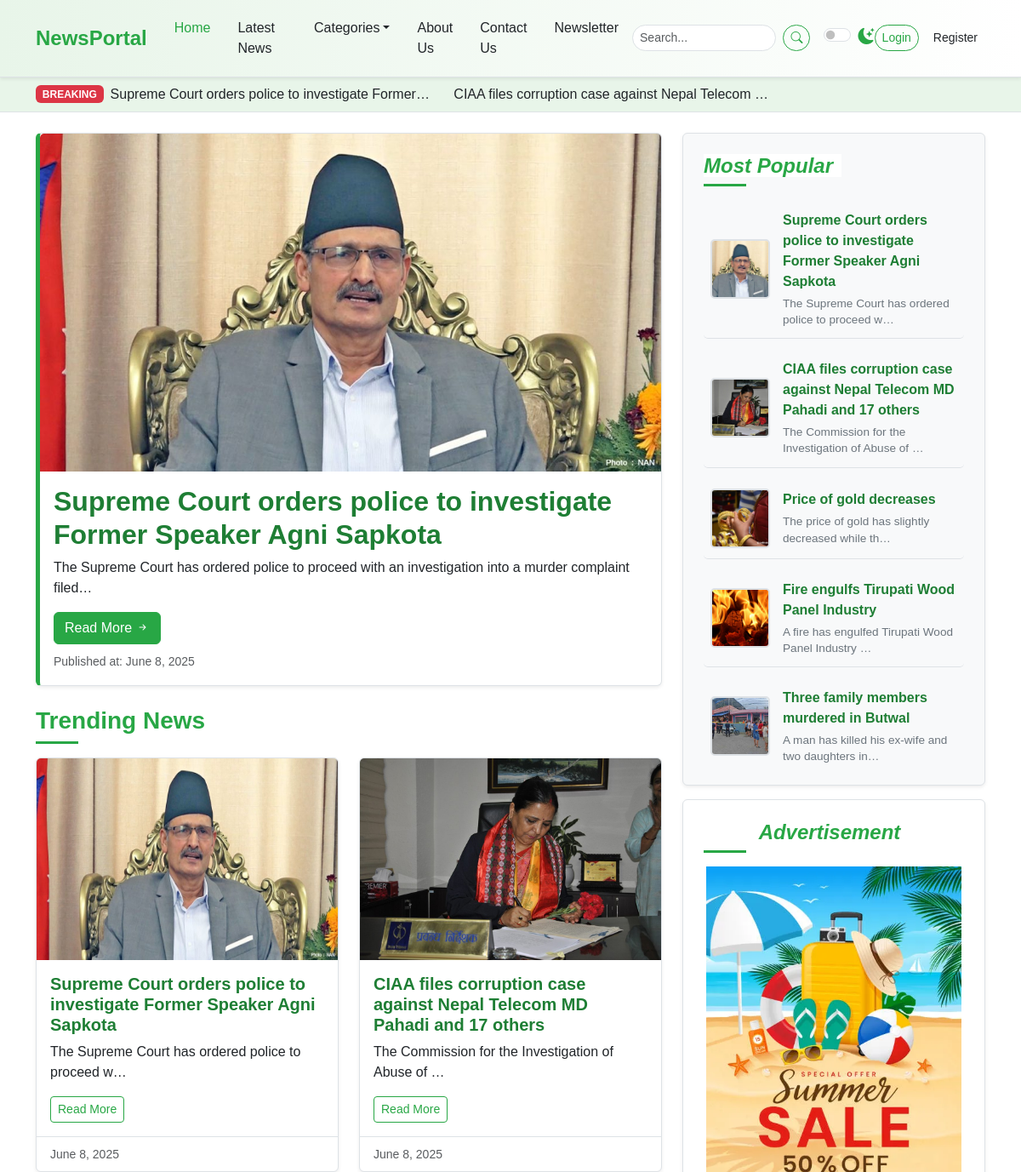
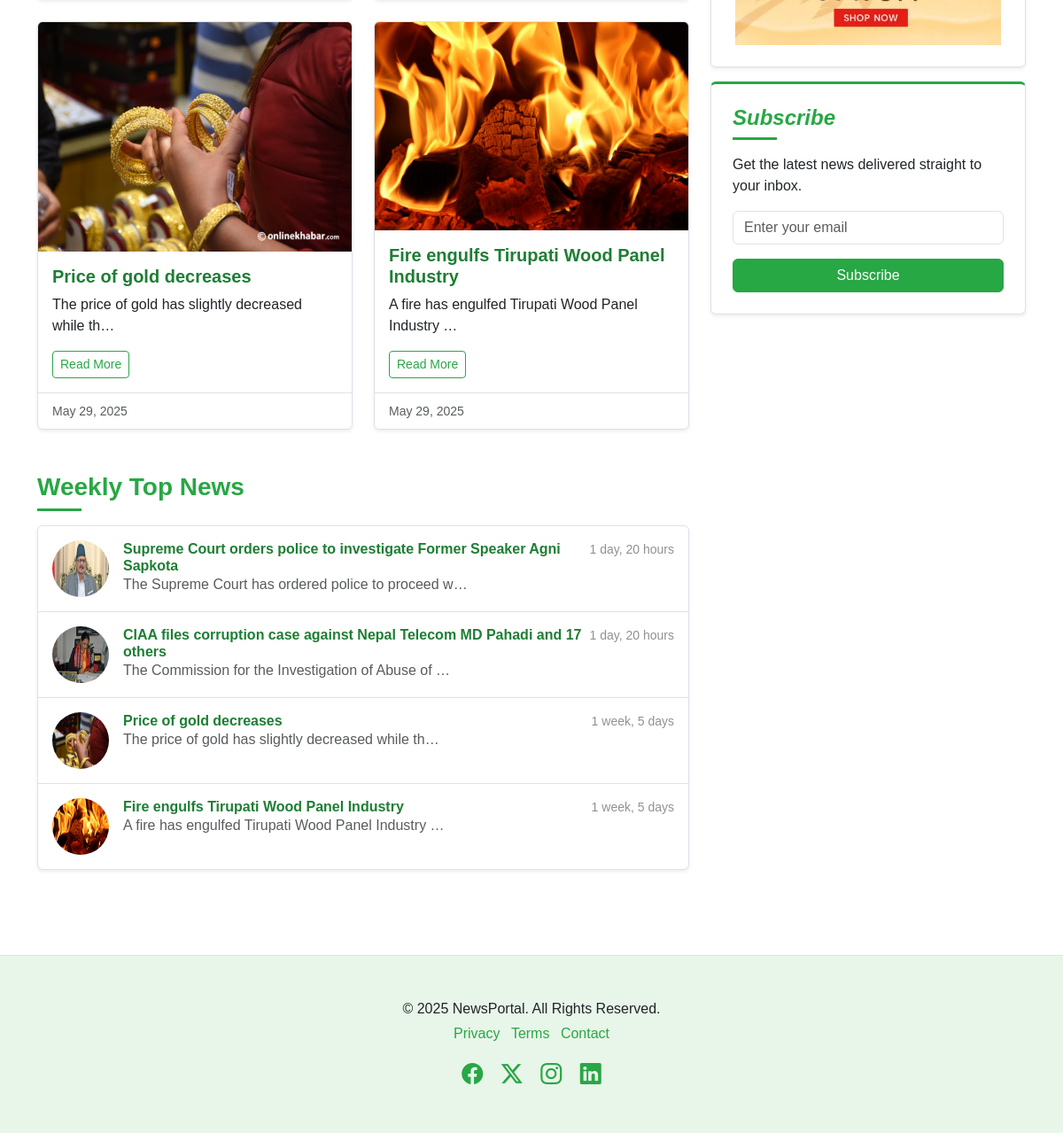
The page / on the database its author committed (2 pictures, top to bottom).
### newspaper/models.py (models this page shows, shortened)
class TimeStampModel(models.Model):
    created_at = models.DateTimeField(auto_now_add=True)
    updated_at = models.DateTimeField(auto_now=True)
    class Meta:
        abstract = True

class Post(TimeStampModel):
    STATUS_CHOICES = [
        ("active", "Active"),
        ("inactive", "Inactive"),
    ]
    title = models.CharField(max_length=200)
    content = models.TextField()
    featured_image = models.ImageField(upload_to="post_image/%Y/%m/%d", blank=False)
    author = models.ForeignKey("auth.User", on_delete=models.CASCADE)
    status = models.CharField(max_length=20, choices=STATUS_CHOICES, default="active")
    views_count = models.PositiveBigIntegerField(default=0)
    published_at = models.DateTimeField(null=True, blank=True)
    category = models.ForeignKey(Category, on_delete=models.CASCADE)
    tag = models.ManyToManyField(Tag)

class Advertisement(TimeStampModel):
    title = models.CharField(max_length=100)
    image = models.ImageField(upload_to="advertisements/%Y/%m/%d", blank = False )

### newspaper/views.py (the view)
# urls.py: path("", HomeView.as_view(),name="home"),
class HomeView(SidebarMixin, ListView):
    model = Post
    template_name = "newsportal/home.html"
    context_object_name = "posts"
    queryset = Post.objects.filter(
        published_at__isnull=False, status="active"
    ).order_by("-published_at")[:4]
    def get_context_data(self, **kwargs):
        context = super().get_context_data(**kwargs)
        context["featured_post"] = (
            Post.objects.filter(published_at__isnull=False, status="active")
            .order_by("-published_at", "-views_count")
            .first()
        )
        one_week_ago = timezone.now() - timedelta(days=7)
        context["weekly_top_posts"] = (
            Post.objects.filter(
                published_at__isnull=False,
                status="active",
                published_at__gte=one_week_ago
            ).order_by("-published_at", "-views_count")[:5]
        )
        return context

### newspaper/nav.py (called while the page is built)
def navigation(request):
    categories = Category.objects.all()[:4]
    return {"categories":categories}

### newspaper/views.py (called while the page is built)
    def get_context_data(self, **kwargs):
        context = super().get_context_data(**kwargs)
        context["popular_posts"] = Post.objects.filter(
            published_at__isnull=False, status="active"
        ).order_by("-published_at")[:5]
        context["advertisement"] = (
            Advertisement.objects.all().order_by("-created_at").first()
        )
        return context

### templates/newsportal/home.html
{% extends "newsportal/base.html" %}
{% block content %}
{% include "newsportal/home/breaking_news.html" %}
<div class="container mt-4">
    <div class="row">
        <div class="col-lg-8">
            {% include "newsportal/home/left/featured_story.html" %}
            {% include "newsportal/home/left/trending_news.html" %}
            {% include "newsportal/home/left/weekly_top_news.html" %}
        </div>
        <div class="col-lg-4">
            <div class="position-sticky sticky-sidebar-offset">
                {% include "newsportal/home/right/most_popular.html" %}
                {% include "newsportal/home/right/advertisement.html" %}
                {% include "newsportal/home/right/newsletter.html" %}
            </div>
        </div>
    </div>
</div>
{% endblock content %}

### templates/newsportal/home/breaking_news.html
<div class="breaking-news-ticker bg-light py-2">
    <div class="container">
        <div class="d-flex align-items-center">
            <span class="badge bg-danger me-2">BREAKING</span>
            <marquee behavior="scroll" direction="left" onmouseover="this.stop();" onmouseout="this.start();">
                {% for post in weekly_top_posts %}
                <a href="{% url 'post-detail' post.pk %}" class="text-dark text-decoration-none me-4">{{ post.title|truncatechars:50 }}</a>
                {% endfor %}
            </marquee>
        </div>
    </div>
</div>

### templates/newsportal/home/left/featured_story.html
            <div class="card mb-4 featured-story-card shadow-sm">
                <img src="{{ featured_post.featured_image.url }}" class="card-img-top"
                    alt="Featured Story" />
                <div class="card-body">
                    <h2 class="card-title fw-bold">{{ featured_post.title }}</h2>
                    <p class="card-text">
                        {{ featured_post.content|truncatechars:100 }}
                    </p>
                    <a href="{% url 'post-detail' featured_post.pk %}" class="btn btn-success">Read More <i class="bi bi-arrow-right-short"></i></a>
                    <p class="card-text mt-2">
                        <small class="text-muted">Published at: {{ featured_post.published_at|date:"F j, Y" }}</small>
                    </p>
                </div>
            </div>

### templates/newsportal/home/left/trending_news.html
            <h3 class="mb-3 section-title">
                <span>Trending News</span>
            </h3>
            <div class="row row-cols-1 row-cols-md-2 g-4">
                {% for post in posts %}
                <div class="col">
                    <div class="card h-100 shadow-sm news-card">
                        <img src="{{ post.featured_image.url }}" class="card-img-top"
                            alt="{{ featured_post.title }}" height="100%" width="50%"/>
                        <div class="card-body">
                            <h5 class="card-title">{{ post.title }}</h5>
                            <p class="card-text">{{ post.content|truncatechars:50 }}</p>
                            <a href="{% url 'post-detail' post.pk %}" class="btn btn-outline-success btn-sm">Read More</a>
                        </div>
                        <div class="card-footer">
                            <small class="text-muted">{{ post.published_at|date:"F j, Y" }}</small>
                        </div>
                    </div>
                </div>
                {% endfor %}
            </div>

### templates/newsportal/home/left/weekly_top_news.html
            <h3 class="mt-5 mb-3 section-title"><span>Weekly Top News</span></h3>
            <div class="list-group shadow-sm mb-5">
                {% for post in posts %}
                <a href="{% url 'post-detail' post.pk %}" class="list-group-item list-group-item-action d-flex gap-3 py-3"
                    aria-current="true">
                    <img src="{{ post.featured_image.url  }}" alt="thumb" width="64" height="64"
                        class="rounded-circle flex-shrink-0">
                    <div class="d-flex gap-2 w-100 justify-content-between">
                        <div>
                            <h6 class="mb-0">{{ post.title }}</h6>
                            <p class="mb-0 opacity-75">{{ post.content|truncatechars:50 }}</p>
                        </div>
                        <small class="opacity-50 text-nowrap">{{ post.published_at|timesince }}</small>
                    </div>
                </a>
                {% endfor %}
            </div>

### templates/newsportal/home/right/most_popular.html
                <div class="p-4 mb-3 bg-light rounded sidebar-widget shadow-sm">
                    <h4 class="fst-italic section-title">
                        <span>Most Popular</span>
                    </h4>
                    <ul class="list-unstyled mb-0 popular-list">
                        {% for post in popular_posts %}
                        <li>
                            <img src="{{ post.featured_image.url }}" alt="Popular 1" width="70" height="70" />
                            <div>
                                <a href="{% url 'post-detail' post.pk %}" class="popular-title-link">{{ post.title }}</a>
                                <p class="popular-description">{{ post.content|truncatechars:50 }}</p>
                            </div>
                        </li>
                        {% endfor %}
                    </ul>
                </div>

### templates/newsportal/home/right/advertisement.html
                <div class="p-4 mb-3 rounded sidebar-widget shadow-sm text-center">
                    <h4 class="fst-italic section-title">
                        <span>Advertisement</span>
                    </h4>
                    <img src="{{ advertisement.image.url }}" class="img-fluid"
                        alt="Advertisement" width="300" height="250" />
                </div>

### static/css/style.css (style rules this page uses)
:root { --primary-green: #28a745; --light-green: #e8f5e9; --dark-green: #1e7e34; --accent-green: #5cb85c; --text-color-light: #212529; --text-color-dark: #f8f9fa; --bg-light: #ffffff; --bg-dark: #212529; --card-bg-light: #ffffff; --card-bg-dark: #343a40; --border-color-light: #dee2e6; --border-color-dark: #495057; --shadow-sm: 0 0.125rem 0.25rem rgba(0, 0, 0, 0.075); --shadow: 0 0.5rem 1rem rgba(0, 0, 0, 0.15); --transition-speed: 0.3s ease; }
body { font-family: "Poppins", sans-serif; background-color: var(--bg-light); color: var(--text-color-light); transition: background-color var(--transition-speed), color var(--transition-speed); }
.breaking-news-ticker { border-bottom: 1px solid var(--border-color-light); background-color: var(--light-green) !important; }
.section-title { position: relative; padding-bottom: 10px; margin-bottom: 20px; font-weight: 600; color: var(--primary-green); }
.section-title span { position: relative; z-index: 1; background-color: var(--bg-light); padding-right: 10px; }
.section-title::after { content: ""; position: absolute; left: 0; bottom: 0; width: 50px; height: 3px; background-color: var(--primary-green); }
.card { border: 1px solid var(--border-color-light); transition: box-shadow var(--transition-speed), transform var(--transition-speed); background-color: var(--card-bg-light); color: var(--text-color-light); }
.featured-story-card { border-left: 5px solid var(--primary-green); }
.card-title { color: var(--dark-green); font-weight: 600; }
.card-footer { background-color: transparent; border-top: 1px solid var(--border-color-light); }
.sidebar-widget { background-color: var(--card-bg-light); border: 1px solid var(--border-color-light); padding: 1.5rem !important; }
.sidebar-widget h4 { color: var(--primary-green); margin-bottom: 1rem; }
.popular-list li { display: flex; align-items: center; margin-bottom: 0.75rem; padding: 0.75rem 0.5rem; border-bottom: 1px solid var(--border-color-light); transition: background-color var(--transition-speed); border-radius: 5px; }
.popular-list li:last-child { border-bottom: none; margin-bottom: 0; padding-bottom: 0; }
.popular-list img { width: 70px; height: 70px; object-fit: cover; border-radius: 5px; margin-right: 15px; flex-shrink: 0; border: 2px solid var(--border-color-light); }
.popular-list li div { display: flex; flex-direction: column; justify-content: center; flex-grow: 1; }
.popular-list .popular-title-link { text-decoration: none; color: var(--dark-green); font-weight: 600; margin-bottom: 0.25rem; display: block; transition: color var(--transition-speed); }
.popular-list .popular-description { font-size: 0.85rem; color: #6c757d; margin-bottom: 0; line-height: 1.4; }
.popular-list a { text-decoration: none; color: var(--text-color-light); transition: color var(--transition-speed); flex-grow: 1; }
.btn-success { background-color: var(--primary-green); border-color: var(--primary-green); transition: background-color var(--transition-speed), border-color var(--transition-speed), box-shadow var(--transition-speed); }
.btn-outline-success { color: var(--primary-green); border-color: var(--primary-green); transition: background-color var(--transition-speed), color var(--transition-speed); }
.list-group-item { transition: background-color 0.2s ease-in-out; }
.list-group-item h6 { color: var(--dark-green); font-weight: 600; }
.sticky-sidebar-offset { top: 6rem; }

### rows shown on the page
Post: title "Supreme Court orders police to investigate Former…", featured_image (picture), title "Supreme Court orders police to investigate Former Speaker Agni Sapkota", content "The Supreme Court has ordered police to proceed with an investigation into a murder complaint filed…", published_at "June 8, 2025", content "The Supreme Court has ordered police to proceed w…", published_at "1 day, 20 hours"
Post: title "CIAA files corruption case against Nepal Telecom …", featured_image (picture), title "CIAA files corruption case against Nepal Telecom MD Pahadi and 17 others", content "The Commission for the Investigation of Abuse of …", published_at "June 8, 2025", published_at "1 day, 20 hours"
Post: featured_image (picture), title "Price of gold decreases", content "The price of gold has slightly decreased while th…", published_at "May 29, 2025", published_at "1 week, 5 days"
Post: featured_image (picture), title "Fire engulfs Tirupati Wood Panel Industry", content "A fire has engulfed Tirupati Wood Panel Industry …", published_at "May 29, 2025", published_at "1 week, 5 days"
Post: featured_image (picture), title "Three family members murdered in Butwal", content "A man has killed his ex-wife and two daughters in…"
Advertisement: image (picture)
